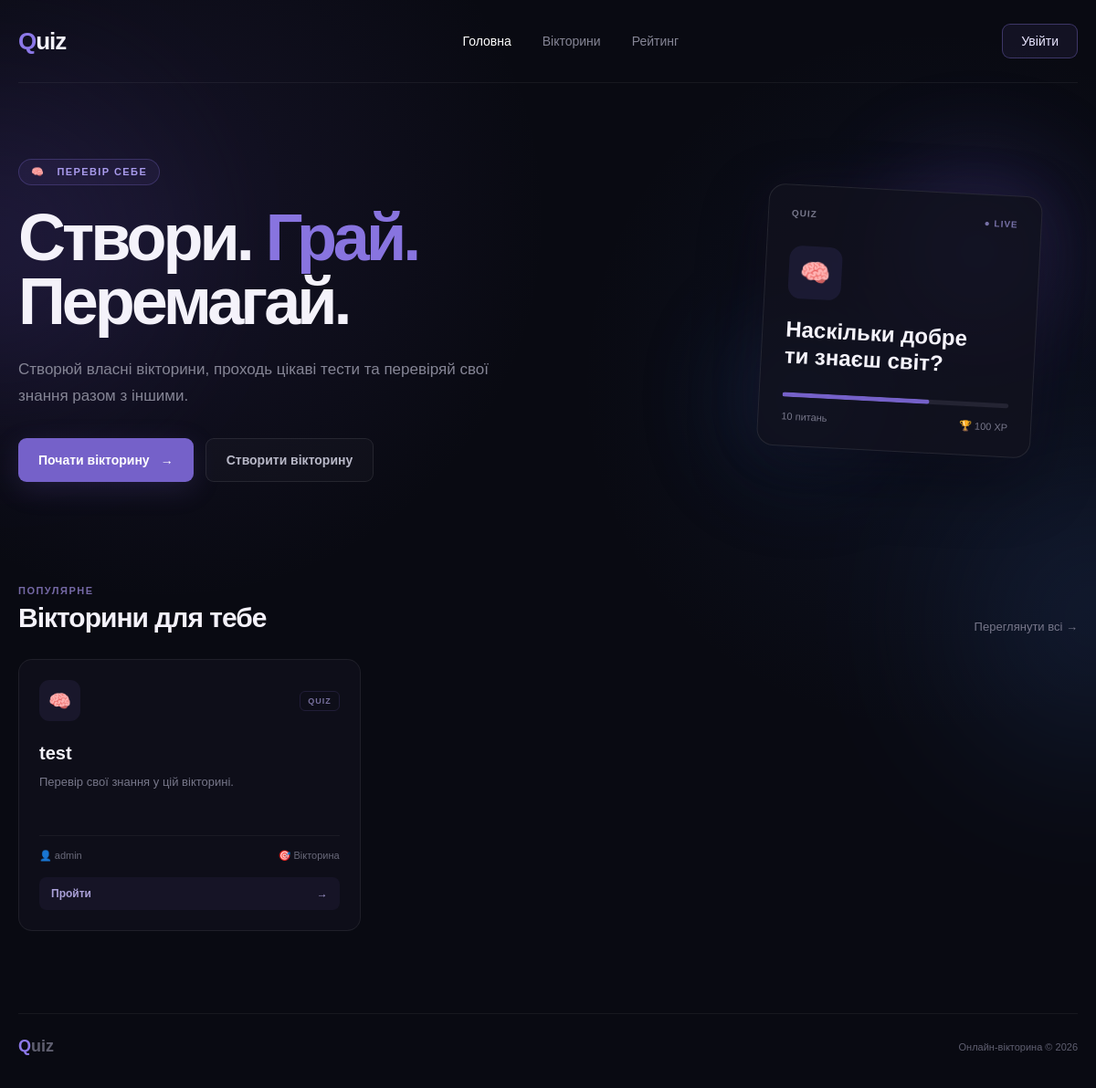
The app's page /, older data.
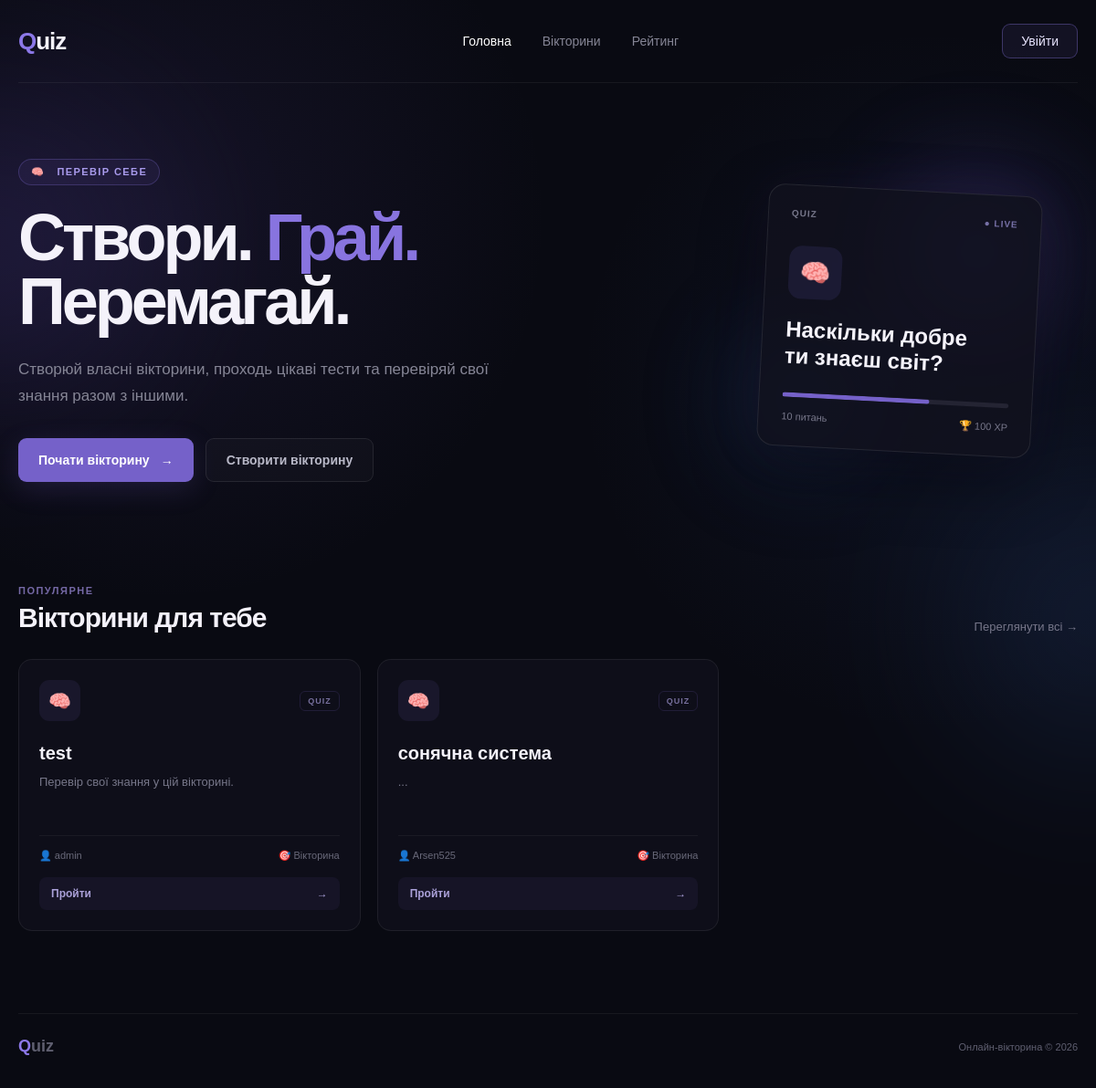
The same page, newer data.
### quiz/models.py (models this page shows, shortened)
class Quiz(models.Model):
    title = models.CharField(max_length=200)
    description = models.TextField(blank=True)
    author = models.ForeignKey(
        User,
        on_delete=models.CASCADE,
        related_name='quizzes'
    )
    invitation_code = models.CharField(max_length=20, unique=True)
    created_at = models.DateTimeField(auto_now_add=True)

### quiz/views.py (the view)
# urls.py: path('', quiz_list, name='quiz_list'),
def quiz_list(request):
    quizzes = Quiz.objects.all()
    return render(request, 'quiz_list.html', {
        'quizzes': quizzes
    })

### templates/quiz_list.html (shortened to what the changed rows need)
{% extends 'base.html' %}
{% block content %}
<main>
    <section class="hero">
        <div class="hero-content">
            <h1>
                Створи.
                <span>Грай.</span>
                Перемагай.
            </h1>
        </div>
    </section>
    <section class="quiz-section">
        <div class="section-header">
            <div>
                <h2>
                    Вікторини для тебе
                </h2>
            </div>
        </div>
        <div class="quiz-grid">
            {% for quiz in quizzes %}
            <article class="quiz-card">
                <div class="quiz-card-top">
                    <div class="quiz-icon">
                        🧠
                    </div>
                    <span class="quiz-badge">
                        QUIZ
                    </span>
                </div>
                <h3>
                    {{ quiz.title }}
                </h3>
                <p>
                    {{ quiz.description|default:"Перевір свої знання у цій вікторині." }}
                </p>
                <div class="quiz-info">
                    <span>
                        👤 {{ quiz.author.username }}
                    </span>
                    <span>
                        🎯 Вікторина
                    </span>
                </div>
                <a href="#" class="play-btn">
                    Пройти
                    <span>→</span>
                </a>
            </article>
            {% endfor %}
        </div>
    </section>
</main>
{% endblock %}

Row changes from the older to the newer data that the page shows:
added Quiz: title "сонячна система", description "...", author.username "Arsen525"
